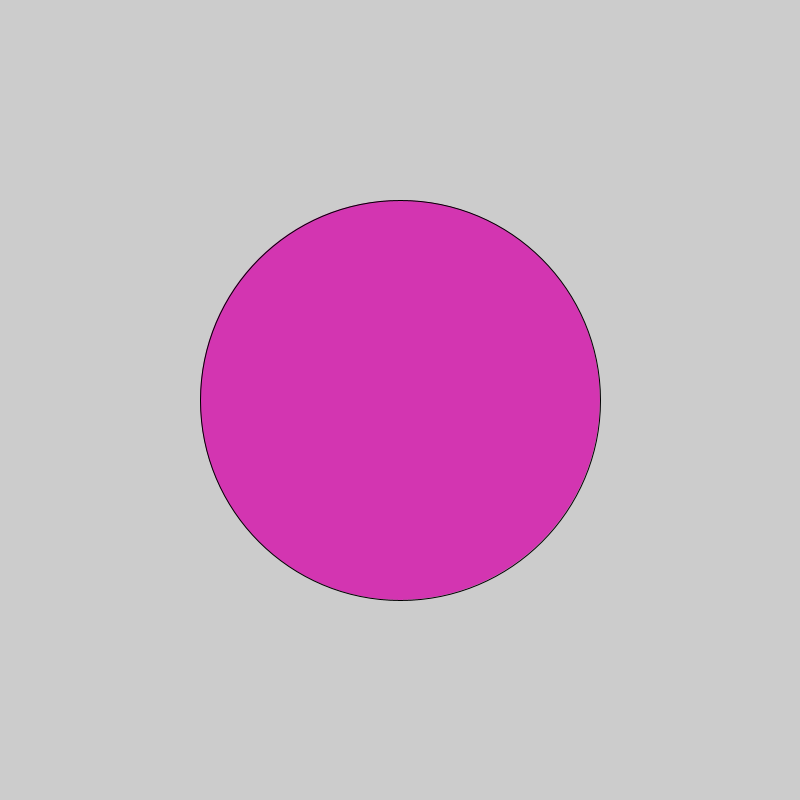
Frame 1 (no input)
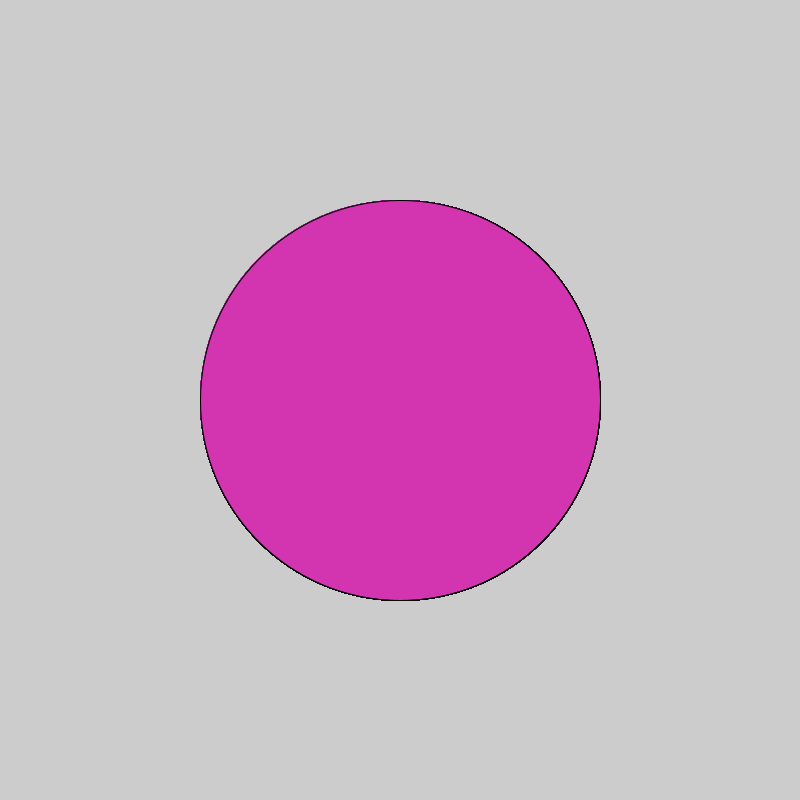
Frame 60 (the mouse pressed at the canvas centre just before this capture)
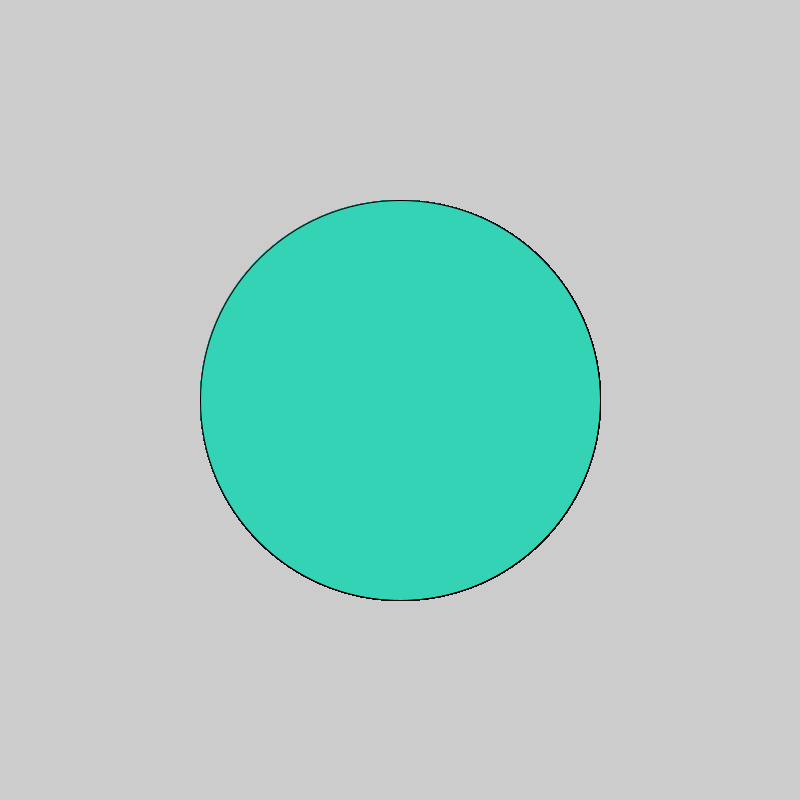
Frame 120 (the mouse held since frame 60 and released just before this capture)

The Processing sketch that drew these frames (run headless with seeded random() and noise(); from frame 60 on, the mouse is pressed at the canvas centre):

// Processing sketch: ClickDot
// ── ClickDot.pde
void setup() {
  size(800, 800);
}

void draw() {
  if(mousePressed) {
  fill(#35D3B5);
  ellipse(400, 400, 400, 400);
  } else {
    fill(#D335B1);
      ellipse(400, 400, 400, 400);
  }
}
